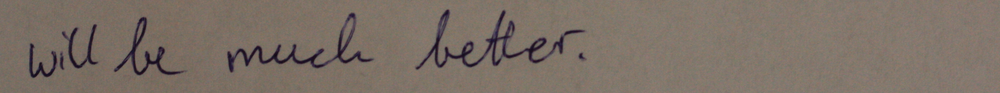
#> input picture data/demo/normalization/input2.png, 1000 x 93 px, shrunk from 2154 x 200 before the run
$ python demo.py
#> lines starting #> are read from the running program, lines starting #| are printed output that depends on the picture; after the words box and inside, x2 and y2 are one past the last pixel; in counts of white or black regions, pixels touching at a corner belong together
import cv2
import numpy as np


image = cv2.imread('input2.png', cv2.IMREAD_GRAYSCALE)
#> image: shape (93, 1000); min 13, max 131, mean 114.2

# threshold


def _threshold(image, invert=False):
#> called with invert = True
    threshold = np.mean(image, axis=(0, 1))
#> threshold = 114.2
    _, res_img = cv2.threshold(
        image, threshold, 255,  cv2.THRESH_OTSU)
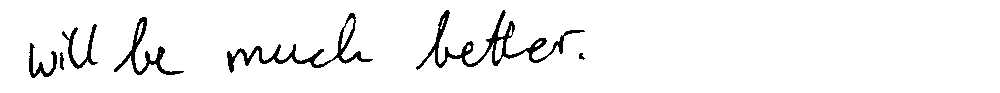
#> res_img: shape (93, 1000); 95.4% white; 7 black regions, largest, box (x1, y1, x2, y2) and area: (416, 10, 585, 70) 1605, (227, 13, 373, 73) 1141, (114, 17, 184, 75) 704
    return res_img


image = _threshold(image, True)


def boundary(image, axis=0, invalid_val=-1, sparse_val=0, flip=False):
#> called with axis = 0, invalid_val = -1, sparse_val = 255, flip = False
    mask = image != sparse_val
    val = None
    if flip:
        val = image.shape[axis] - \
            np.flip(mask, axis=axis).argmax(axis=axis) - 1
    else:
        val = mask.argmax(axis=axis)
#> val = 1000 values, max 73 at index 35, min 0 at index 0, mean 21.24
    masked = np.where(mask.any(axis=axis), val, invalid_val)
#> masked = 1000 values, max 73 at index 35, min -1 at index 0, mean 20.69
    result = np.average(masked[masked != invalid_val])
#> result = 47.1
    return result.astype(int)


_min = boundary(image, sparse_val=255)
_max = boundary(image, flip=True, sparse_val=255)

image[_min, :] = 0
image[_max, :] = 0
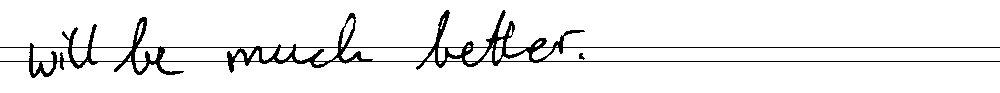
#> image: shape (93, 1000); 93.6% white; 2 black regions, box (x1, y1, x2, y2) and area: (0, 10, 1000, 78) 5965, (579, 53, 585, 60) 26

cv2.imwrite("output.png", image)

$ run again, with data/demo/normalization/input3.png copied over data/demo/normalization/input2.png
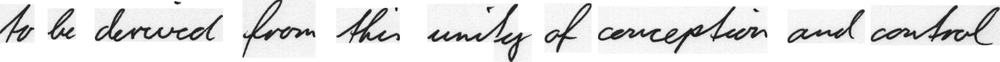
#> input picture data/demo/normalization/input3.png, 1000 x 62 px, shrunk from 1910 x 119 before the run
#> image is the input picture: shape (62, 1000); min 0, max 255, mean 226.8
#> threshold = 226.8
#> in _threshold, `_, res_img = cv2.threshold( image, threshold, 255,  cv2.THRESH_OTSU)`:
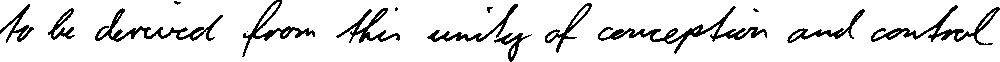
#> res_img: shape (62, 1000); 89.5% white; 16 black regions (4 under 20 px), largest, box (x1, y1, x2, y2) and area: (598, 6, 767, 54) 1195, (871, 5, 1000, 45) 955, (95, 8, 223, 42) 880
#> in boundary, `val = mask.argmax(axis=axis)`: val = 1000 values, max 56 at index 242, min 0 at index 34, mean 21.27
#> masked = 1000 values, max 56 at index 242, min -1 at index 34, mean 21.12
#> result = 24.91
#> `image[_max, :] = 0`:
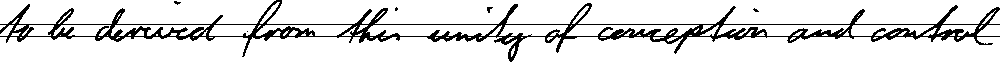
#> image: shape (62, 1000); 87.1% white; 6 black regions (4 under 20 px), largest, box (x1, y1, x2, y2) and area: (0, 0, 1000, 62) 7936, (487, 7, 493, 13) 21

$ run again, with data/demo/normalization/input4.png copied over data/demo/normalization/input2.png
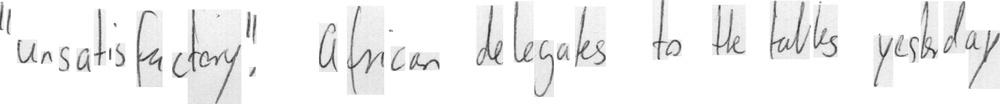
#> input picture data/demo/normalization/input4.png, 1000 x 104 px, shrunk from 1715 x 179 before the run
#> image is the input picture: shape (104, 1000); min 39, max 255, mean 240.9
#> threshold = 240.9
#> in _threshold, `_, res_img = cv2.threshold( image, threshold, 255,  cv2.THRESH_OTSU)`:
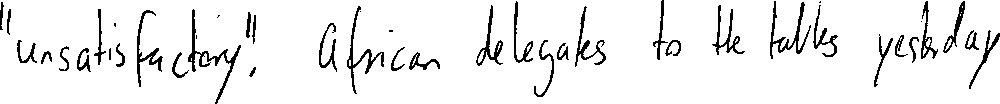
#> res_img: shape (104, 1000); 93.2% white; black in thin lines or dots
#> mask: shape (104, 1000) bool; 6.8% white in thin lines or dots
#> in boundary, `val = mask.argmax(axis=axis)`: val = 1000 values, max 95 at index 538, min 0 at index 4, mean 26.48
#> masked = 1000 values, max 95 at index 538, min -1 at index 4, mean 26.13
#> result = 40.93
#> `image[_max, :] = 0`:
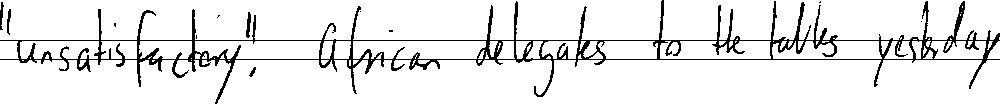
#> image: shape (104, 1000); 91.6% white; black in thin lines or dots
